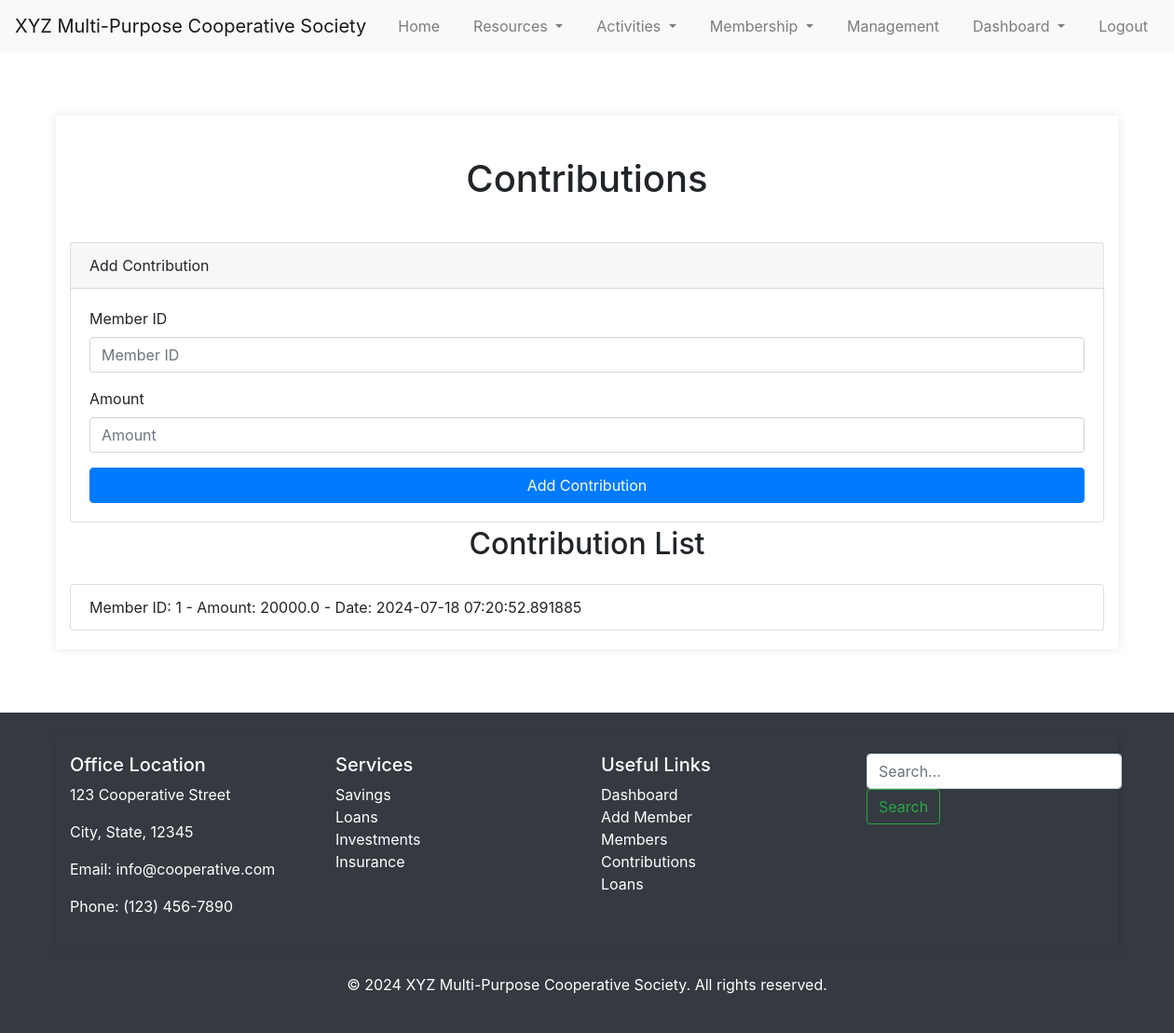
/contributions (signed in), run on the app's committed database.
### models.py (models this page shows)
class Contribution(db.Model):
    id = db.Column(db.Integer, primary_key=True)
    member_id = db.Column(db.Integer, db.ForeignKey('member.id'), nullable=False)
    amount = db.Column(db.Float, nullable=False)
    date = db.Column(db.DateTime, nullable=False, default=datetime.utcnow)
    member = db.relationship('Member', backref=db.backref('contributions', lazy=True))

### routes.py (the view)
@app.route('/contributions')
@login_required
def contributions():
    contributions = Contribution.query.all()
    return render_template('contributions.html', contributions=contributions)

### routes.py (called while the page is built)
@login_manager.user_loader
def load_user(user_id):
    return User.query.get(int(user_id))

### templates/contributions.html
{% extends "base.html" %}
{% block content %}
<div class="container mt-5">
    <h1 class="my-4 text-center">Contributions</h1>
    <div class="card">
        <div class="card-header">
            Add Contribution
        </div>
        <div class="card-body">
            <form method="POST" action="{{ url_for('add_contribution') }}">
                <div class="form-group">
                    <label for="member_id">Member ID</label>
                    <input type="number" name="member_id" id="member_id" class="form-control" placeholder="Member ID" required>
                </div>
                <div class="form-group">
                    <label for="amount">Amount</label>
                    <input type="number" step="0.01" name="amount" id="amount" class="form-control" placeholder="Amount" required>
                </div>
                <button type="submit" class="btn btn-primary btn-block">Add Contribution</button>
            </form>
        </div>
    </div>
    <h2 class="my-4">Contribution List</h2>
    <ul class="list-group">
        {% for contribution in contributions %}
        <li class="list-group-item">
            Member ID: {{ contribution.member_id }} - Amount: {{ contribution.amount }} - Date: {{ contribution.date }}
        </li>
        {% endfor %}
    </ul>
</div>
{% endblock %}

### static/style.css (style rules this page uses)
body { font-family: Arial, sans-serif; margin: 0; padding: 0; }
body { font-family: Arial, sans-serif; margin: 0; padding: 0; background-color: #f4f4f4; }
.container { width: 80%; margin: 0 auto; padding: 20px; box-shadow: 0 0 10px rgba(0, 0, 0, 0.1); }
h2 { text-align: center; margin-bottom: 20px; }
.btn-block { width: 100%; }
h2, p { transition: all 0.3s ease; }
.card { transform: translateY(20px); transition: all 0.5s ease-in-out; }

### data on the page
Contribution: member_id "1", amount "20000.0", date "2024-07-18 07:20:52.891885"
